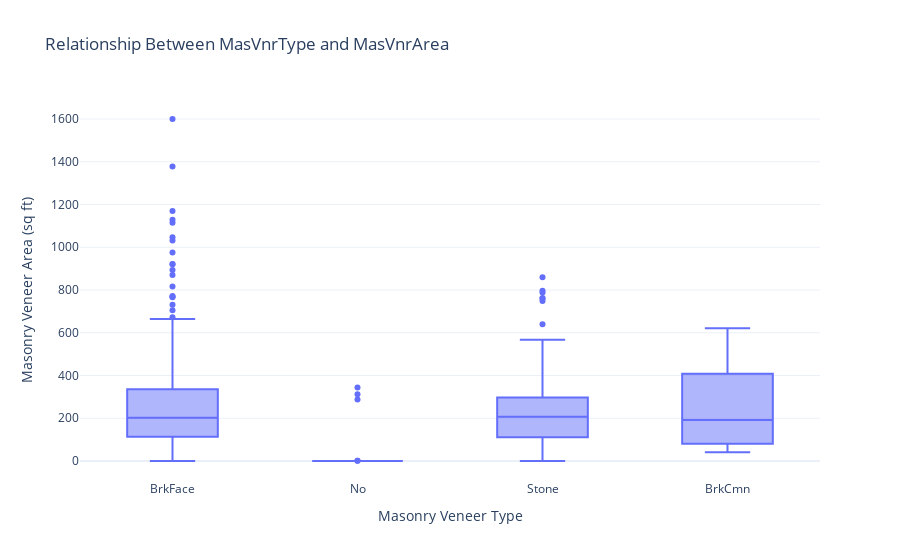

The cell this chart's notebook holds for it:
### Markdown cell above
#### Is there a relationship between `MasVnrType` and `MasVnrArea`?

### Code cell
# Plot the relationship using a box plot
fig = px.box(
    train_cleaned,
    x='MasVnrType',
    y='MasVnrArea',
    title='Relationship Between MasVnrType and MasVnrArea',
    labels={'MasVnrType': 'Masonry Veneer Type', 'MasVnrArea': 'Masonry Veneer Area (sq ft)'},
    template='plotly_white'
)

fig.update_layout(xaxis_title='Masonry Veneer Type', yaxis_title='Masonry Veneer Area (sq ft)')
fig.show()

### Figure 1 — Plotly figure (JSON) as saved in the notebook; plotly's stock layout.template omitted (floating-point values rounded to 4 significant figures; data arrays with more than 128 entries replaced by an {"elided": "..."} marker saying what was removed)
{"data": [{"alignmentgroup": "True", "hovertemplate": "Masonry Veneer Type=%{x}<br>Masonry Veneer Area (sq ft)=%{y}<extra></extra>", "legendgroup": "", "marker": {"color": "#636efa"}, "name": "", "notched": false, "offsetgroup": "", "orientation": "v", "showlegend": false, "type": "box", "x": {"elided": "1460 str values"}, "x0": " ", "xaxis": "x", "y": {"elided": "1460 int values"}, "y0": " ", "yaxis": "y"}], "layout": {"boxmode": "group", "legend": {"tracegroupgap": 0}, "title": {"text": "Relationship Between MasVnrType and MasVnrArea"}, "xaxis": {"anchor": "y", "domain": [0, 1], "title": {"text": "Masonry Veneer Type"}}, "yaxis": {"anchor": "x", "domain": [0, 1], "title": {"text": "Masonry Veneer Area (sq ft)"}}}}
